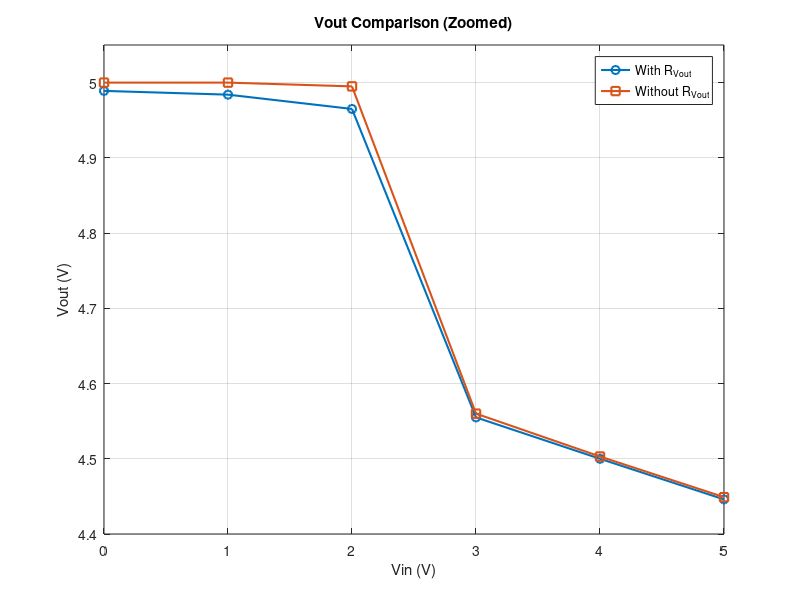

Recreate this plot in MATLAB.
Vin=[0 1 2 3 4 5];
Vout=[4.989 4.984 4.965 4.555 4.500 4.446];
Vout_noR=[5 5 4.995 4.56 4.503 4.449];
figure;
plot(Vin,Vout,'-o','LineWidth',1.5);hold on;
plot(Vin,Vout_noR,'-s','LineWidth',1.5);
grid on;
xlabel('Vin (V)');
ylabel('Vout (V)');
title('Vout Comparison (Zoomed)');
legend('With R_{Vout}','Without R_{Vout}','Location','best');
xlim([0 5]);
ylim([4.4 5.05]);
